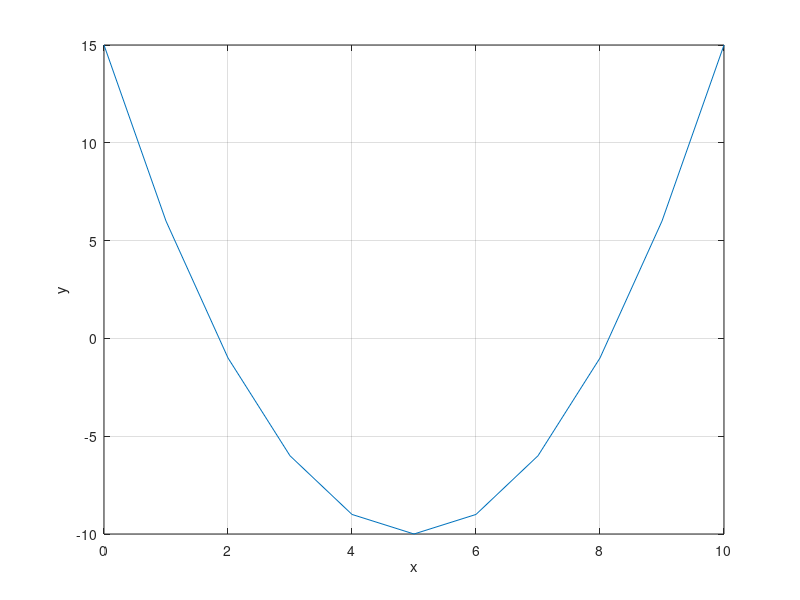

Write the MATLAB code that produced this figure.
%% Using Simple xy Plots
clc
clear
close all

x = 0:1:10;
y = x.^2 - 10.*x + 15;
plot(x,y)
grid("on")
xlabel("x")
ylabel("y")